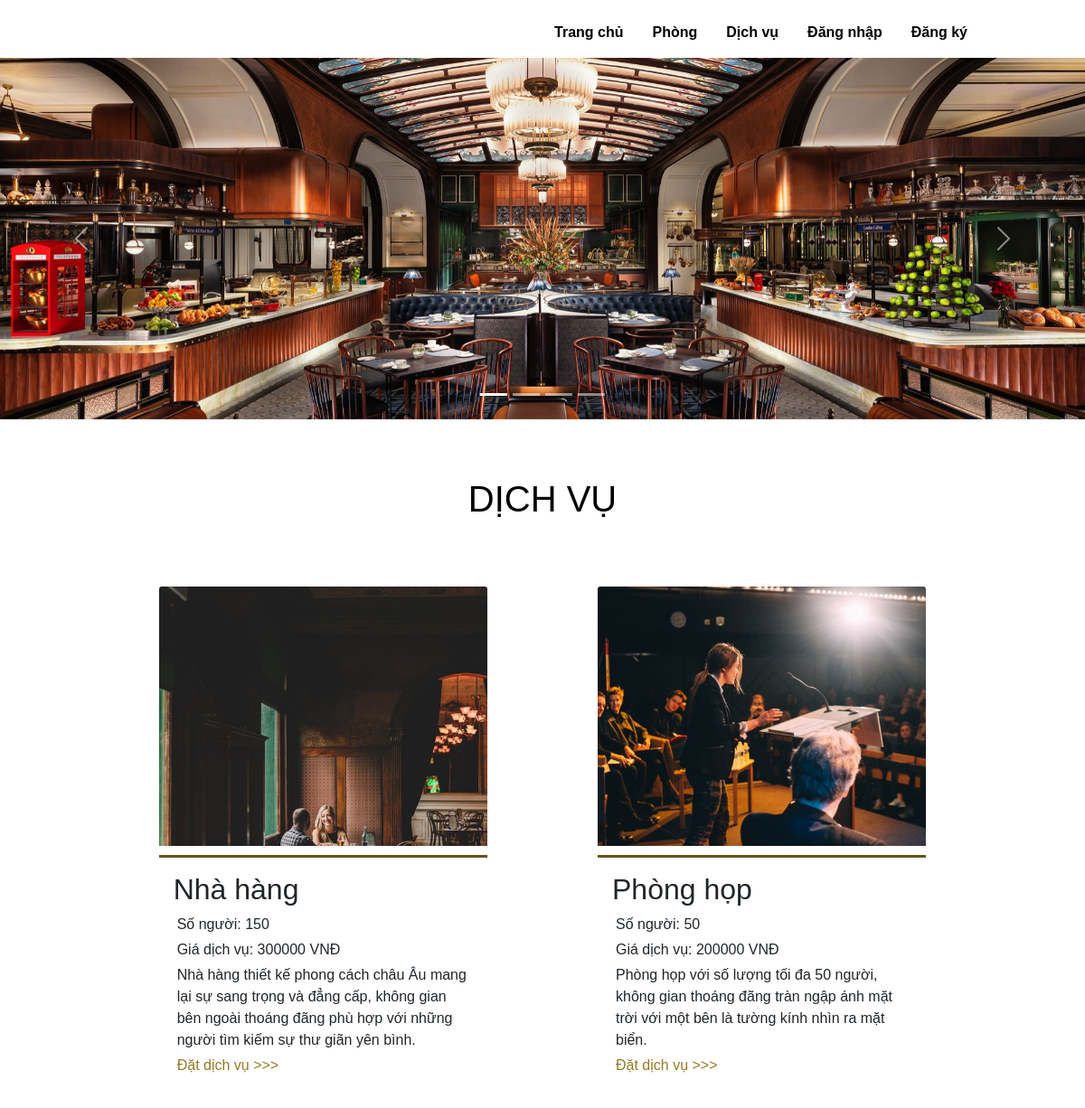
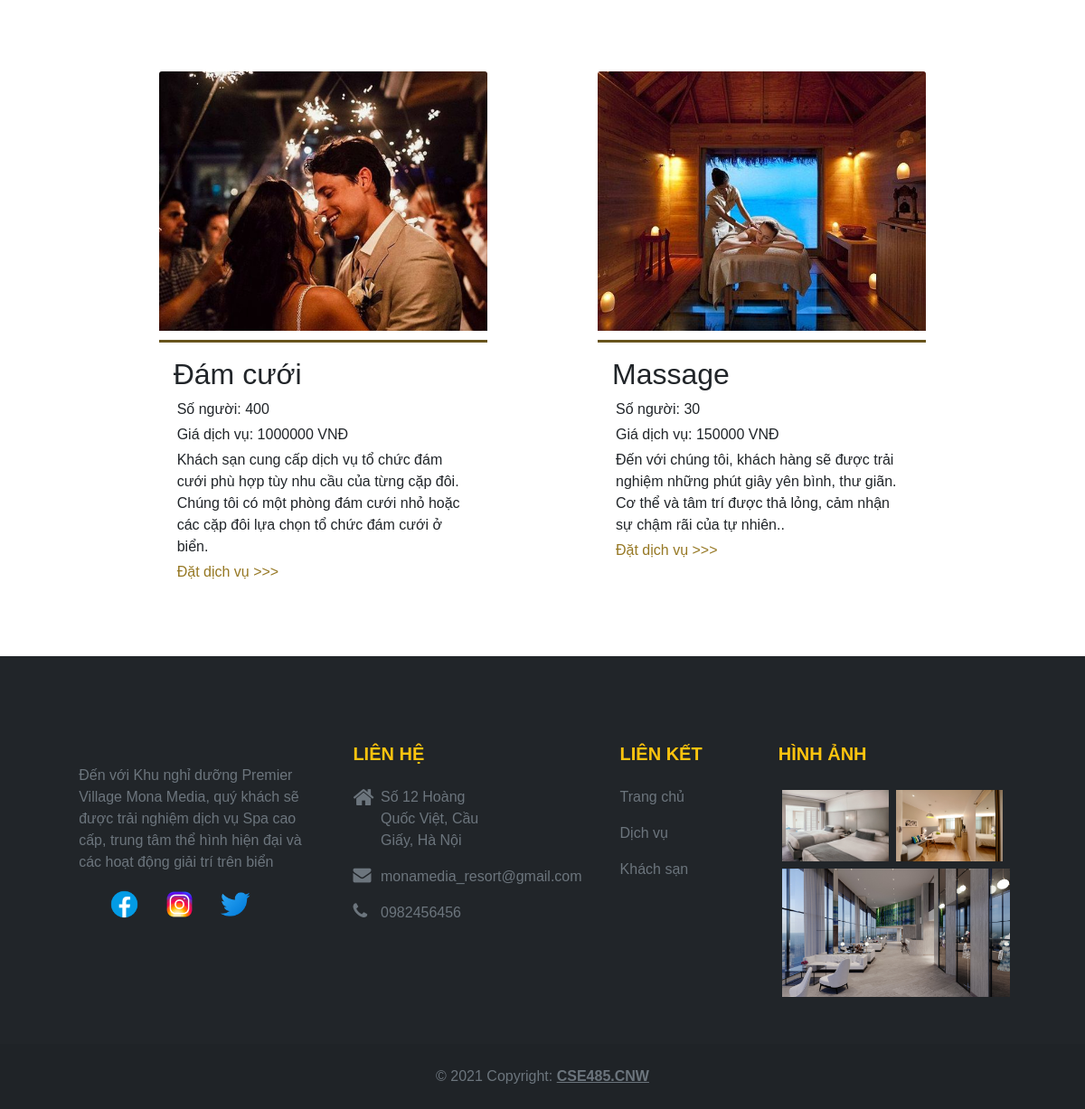
The page /src/hotel_booking/user/service.php on the database its author committed (2 pictures, top to bottom).
### tables this page shows
CREATE TABLE `tb_services` (
  `ser_ID` int(10) UNSIGNED NOT NULL,
  `ser_name` varchar(50) NOT NULL,
  `ser_room_size` varchar(10) NOT NULL,
  `ser_description` varchar(255) NOT NULL,
  `ser_price` int(10) NOT NULL,
  `ser_image` varchar(255) NOT NULL
);

### src/hotel_booking/user/service.php (the view, shortened to what this page needs)
<?php
    include 'header.php'
?>
<main>
       <div id="carouselExampleIndicators" class="carousel slide" data-bs-ride="carousel">
        <div class="carousel-indicators">
            <button type="button" data-bs-target="#carouselExampleIndicators" data-bs-slide-to="0" class="active" aria-current="true" aria-label="Slide 1"></button>
            <button type="button" data-bs-target="#carouselExampleIndicators" data-bs-slide-to="1" aria-label="Slide 2"></button>
            <button type="button" data-bs-target="#carouselExampleIndicators" data-bs-slide-to="2" aria-label="Slide 3"></button>
            <button type="button" data-bs-target="#carouselExampleIndicators" data-bs-slide-to="3" aria-label="Slide 4"></button>
        </div>
        <div class="carousel-inner">
            <div class="carousel-item active">
            <img src="../images/b.jpg" class="d-block w-100 h-100" alt="">
            </div>
        </div>
        <button class="carousel-control-prev" type="button" data-bs-target="#carouselExampleIndicators" data-bs-slide="prev">
            <span class="carousel-control-prev-icon" aria-hidden="true"></span>
        </button>
        <button class="carousel-control-next" type="button" data-bs-target="#carouselExampleIndicators" data-bs-slide="next">
            <span class="carousel-control-next-icon" aria-hidden="true"></span>
        </button>
        </div>
<div class = "m-3">
    <div class = "text-uppercase fw-bold m-5 pt-3" style = "color:black">
        <h1><center>Dịch vụ</center></h1>
    </div>
    <div class = "container-fluid">
    <form action="show-service-order.php" method="get">
        <div class="row row-cols-1 row-cols-md-2 g-4 justify-content-center">
    <?php
        include '../config.php';
        $sql = "SELECT * FROM tb_services";
        $result = mysqli_query($conn,$sql);
        if (mysqli_num_rows($result) > 0){
            while ($row = mysqli_fetch_assoc($result)){
                $ser_id = $row['ser_ID'];
                $ser_name = $row['ser_name'];
                $ser_room_size = $row['ser_room_size'];
                $ser_description = $row['ser_description'];
                $ser_price = $row['ser_price'];
                $ser_image = $row['ser_image'];
    ?>
        <div class="col-4 m-5 ">
            <div class="card border-white h-100 lg-dark">
            <div class = "inner">
                <img src="../images/<?php echo $ser_image;?>" class="card-img-top img-resize img-fluid" alt="">
            </div>
            <div class="card-body">
                <h2 class="card-title "><?php echo $ser_name;?></h2>
                <p class="card-text m-1">Số người: <?php echo $ser_room_size;?></p>
                <p class="card-text m-1">Giá dịch vụ: <?php echo $ser_price;?> VNĐ</p>
                <p class="card-text m-1"><?php echo $ser_description;?></p>
                <a href="show-order-service.php?id=<?php echo $ser_id;?>" method = "GET" class = "text-decoration-none m-1" style = "color: #967824">Đặt dịch vụ >>></a>
            </div>
            </div>
        </div>
   <?php }} ?>
    </div></form></div>
</div>
</main>
<?php
    include 'footer.php'
?>

### src/hotel_booking/css/style.css (style rules this page uses)
body { font-family: 'Roboto' , sans-serif; margin: 0; padding: 0; }

### src/hotel_booking/user/header.php (style rules this page uses)
body { font-family: arial; }

### src/hotel_booking/user/service.php (style rules this page uses)
.img-resize { height: 300px !important; padding-bottom: 10px; object-fit: cover; border-bottom : 3px solid #68541c; }
.inner { overflow: hidden; }
.inner img { transition: all 1.5s ease; }

### rows shown on the page
tb_services: ser_image (picture), ser_name "Nhà hàng", ser_room_size "150", ser_price "300000", ser_description "Nhà hàng thiết kế phong cách châu Âu mang lại sự sang trọng và đẳng cấp, không gian bên ngoài thoáng đãng phù hợp với những người tìm kiếm sự thư giãn yên bình."
tb_services: ser_image (picture), ser_name "Phòng họp", ser_room_size "50", ser_price "200000", ser_description "Phòng họp với số lượng tối đa 50 người, không gian thoáng đãng tràn ngập ánh mặt trời với một bên là tường kính nhìn ra mặt biển."
tb_services: ser_image (picture), ser_name "Đám cưới", ser_room_size "400", ser_price "1000000", ser_description "Khách sạn cung cấp dịch vụ tổ chức đám cưới phù hợp tùy nhu cầu của từng cặp đôi. Chúng tôi có một phòng đám cưới nhỏ hoặc các cặp đôi lựa chọn tổ chức đám cưới ở biển."
tb_services: ser_image (picture), ser_name "Massage", ser_room_size "30", ser_price "150000", ser_description "Đến với chúng tôi, khách hàng sẽ được trải nghiệm những phút giây yên bình, thư giãn. Cơ thể và tâm trí được thả lỏng, cảm nhận sự chậm rãi của tự nhiên.."
